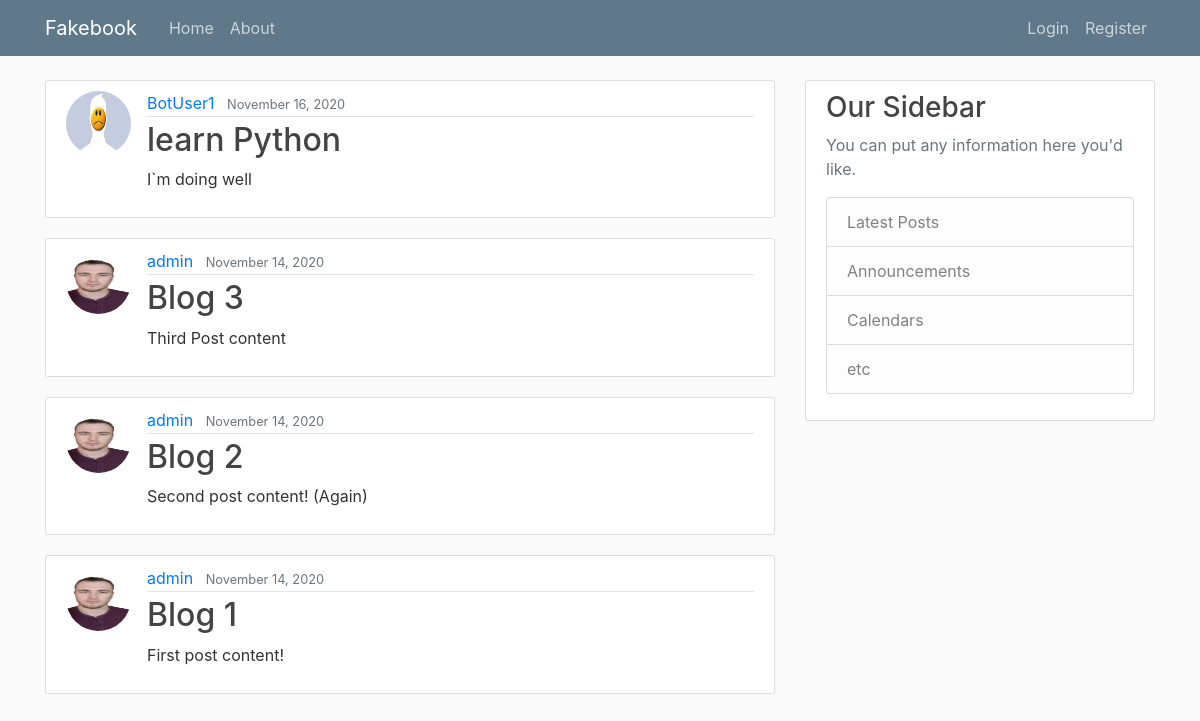
The page / on the database its author committed.
### blog/models.py (models this page shows, shortened)
class Post(models.Model):
    title = models.CharField(max_length=100)
    content = models.TextField()
    date_posted = models.DateTimeField(default=timezone.now)
    author = models.ForeignKey(User, on_delete=models.CASCADE)

### users/models.py (models this page shows, shortened)
class Profile(models.Model):
    user = models.OneToOneField(User,on_delete=models.CASCADE)
    image = models.ImageField(default='default.jpg',upload_to ='profile_pics')

### blog/views.py (the view)
# urls.py: path('', PostListView.as_view(), name='blog-home'),
class PostListView(ListView):
    model = Post
    template_name = 'blog/home.html'
    context_object_name = 'posts'
    ordering = ['-date_posted']
    paginate_by = 4

### blog/templates/blog/home.html (shortened to what this page needs)
{% extends "blog/base.html" %}
{% block content %}
{% for post in posts %}
<article class="media content-section">
    <img class="rounded-circle article-img" src="{{ post.author.profile.image.url }}" alt="">
    <div class="media-body">
        <div class="article-metadata">
            <a class="mr-2" href="{% url 'user-posts' post.author.username %}">{{ post.author }}</a>
            <small class="text-muted">{{ post.date_posted|date:"F d, Y" }}</small>
        </div>
        <h2><a class="article-title" href="{% url 'post-detail' post.id %}">{{ post.title }}</a></h2>
        <p class="article-content">{{ post.content }}</p>
    </div>
</article>
{% endfor  %}
{% endblock content %}

### blog/templates/blog/base.html (shortened to what this page needs)
{% load static %}
<!DOCTYPE html>
<html lang="en">
<head>
    <link rel="stylesheet" href="https://maxcdn.bootstrapcdn.com/bootstrap/4.0.0/css/bootstrap.min.css"
>
    <link rel="stylesheet" type="text/css" href="{% static 'blog/main.css'%}">
</head>
<body>
    <header class="site-header">
        <nav class="navbar navbar-expand-md navbar-dark bg-steel fixed-top">
            <div class="container">
                <a class="navbar-brand mr-4" href="{% url 'blog-home' %}">Fakebook</a>
                <div class="collapse navbar-collapse" id="navbarToggle">
                    <div class="navbar-nav mr-auto">
                        <a class="nav-item nav-link" href="{% url 'blog-home' %}">Home</a>
                        <a class="nav-item nav-link" href="{% url 'blog-about' %}">About</a>
                    </div>
                    <div class="navbar-nav">
                        {% if user.is_authenticated %}
                        <a class="nav-item nav-link" href="{% url 'post-create' %}">New Post</a>
                        <a class="nav-item nav-link" href="{% url 'profile' %}">Profile</a>
                        <a class="nav-item nav-link" href="{% url 'logout' %}">Logout</a>
                        {% else %}
                        <a class="nav-item nav-link" href="{% url 'login' %}">Login</a>
                        <a class="nav-item nav-link" href="{% url 'register' %}">Register</a>
                        {% endif %}
                    </div>
                </div>
            </div>
        </nav>
    </header>
    <main role="main" class="container">
        <div class="row">
            <div class="col-md-8">
                {% block content %}{% endblock %}
            </div>
            <div class="col-md-4">
                <div class="content-section">
                    <h3>Our Sidebar</h3>
                    <p class='text-muted'>You can put any information here you'd like.
                        <ul class="list-group">
                            <li class="list-group-item list-group-item-light">Latest Posts</li>
                            <li class="list-group-item list-group-item-light">Announcements</li>
                            <li class="list-group-item list-group-item-light">Calendars</li>
                            <li class="list-group-item list-group-item-light">etc</li>
                        </ul>
                    </p>
                </div>
            </div>
        </div>
    </main>
</body>
</html>

### blog/static/blog/main.css (style rules this page uses)
body { background: #fafafa; color: #333333; margin-top: 5rem; }
h1, h2, h3, h4, h5, h6 { color: #444444; }
ul { margin: 0; }
.bg-steel { background-color: #5f788a; }
.site-header .navbar-nav .nav-link { color: #cbd5db; }
.content-section { background: #ffffff; padding: 10px 20px; border: 1px solid #dddddd; border-radius: 3px; margin-bottom: 20px; }
.article-title { color: #444444; }
.article-content { white-space: pre-line; }
.article-img { height: 65px; width: 65px; margin-right: 16px; }
.article-metadata { padding-bottom: 1px; margin-bottom: 4px; border-bottom: 1px solid #e3e3e3 }

### rows shown on the page
Post: author.profile.image (placeholder picture), author "BotUser1", date_posted "November 16, 2020", title "learn Python", content "I`m doing well"
Post: author.profile.image (picture), author "admin", date_posted "November 14, 2020", title "Blog 3", content "Third Post content"
Post: author.profile.image (picture), author "admin", date_posted "November 14, 2020", title "Blog 2", content "Second post content! (Again)"
Post: author.profile.image (picture), author "admin", date_posted "November 14, 2020", title "Blog 1", content "First post content!"
